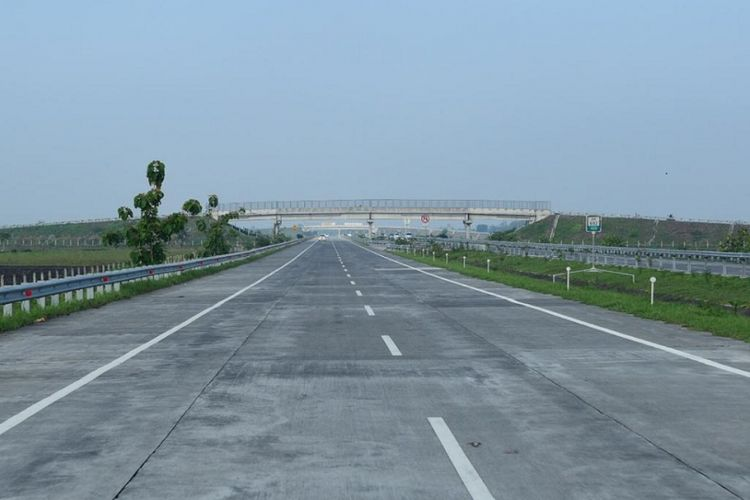
#> input picture gambar/road.jpeg, 750 x 500 px
$ python exc15_shape.py
#> lines starting #> are read from the running program, lines starting #| are printed output that depends on the picture; after the words box and inside, x2 and y2 are one past the last pixel; in counts of white or black regions, pixels touching at a corner belong together
import cv2
from matplotlib.pyplot import draw
import numpy as np
import math

"""
cv2.HoughLines(img, rho, theta, threshold, lines, srn, stn)
cv2.HoughLinesP(img, rho, theta, threshold, lines, minLinLength, maxLineGap) # for probabilistic
rho = the resolution of the parameter r in pixels, we use 1 pixel
theta = the resolution of the parameter 0 in radians, we use 1 degree (np.pi/180)
threshold = the minimum of intersection to detect a line
lines = a vector that will store the parameter (r, U) of the detected lines
minLinLength = the minimum numbers of points that can form a lin. Lines with less than this numberes of points are disregarded
maxLineGap = the maximum gap between two points to be considered in the same time
cv2.HoughCircles(img, mode, dp, min_dist_center, param1, param2, min_radius, max_radius)
mode = cv2.HOUGH_STANDARD, cv2.HOUGH_PROBABILISTIC, cv2.HOUGH_MULTI_SCALE, cv2.HOUGH_GRADIENT
dp = the inverse ratio of resolution (default 1)
min_dist_center = minimum distance between detected centers
param1 = upper threshold for the internal canny edge detector
param2 = threshold for center detection
min_radius = radius minimal to be detected, default 0
max_radius = radius maximal to be detected, default 0

"""

img1 = cv2.imread('gambar/road.jpeg')
#> img1 is the input picture: shape (500, 750, 3); mean B, G, R 161.8, 148.8, 127.5
img2 = cv2.imread('gambar/road2.jpeg')
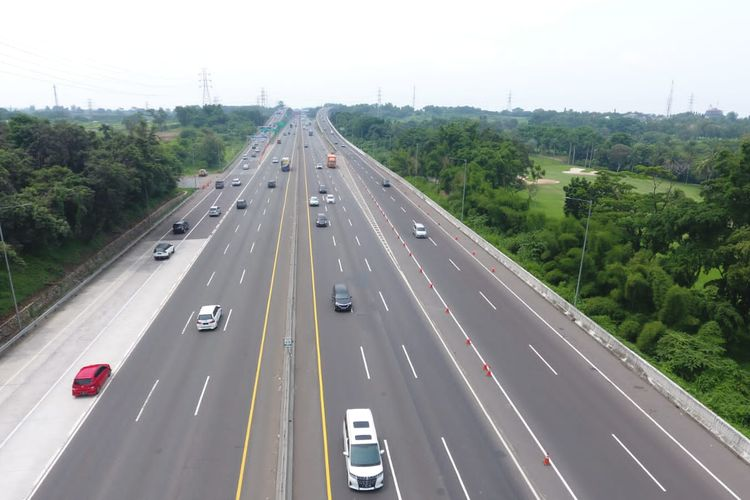
#> input picture gambar/road2.jpeg, 750 x 500 px
#> img2 is the input picture: shape (500, 750, 3); mean B, G, R 150, 153, 148.3
img3 = cv2.imread('gambar/mata/mata5.jpg')
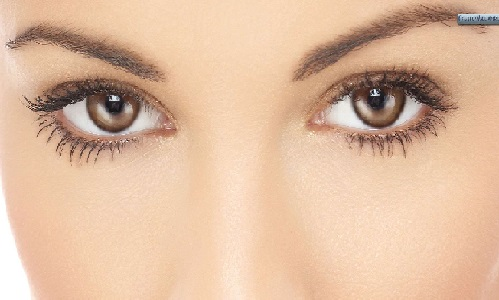
#> input picture gambar/mata/mata5.jpg, 499 x 300 px
#> img3 is the input picture: shape (300, 499, 3); mean B, G, R 159.9, 187.5, 222.8
img = img3
h, w, c = img.shape
#> h = 300; w = 499; c = 3
max_value = 300
default_value = 150
min_radius = 21
max_radius = 30
param1 = 200
param2 = 17
gray = cv2.cvtColor(img, cv2.COLOR_BGR2GRAY)
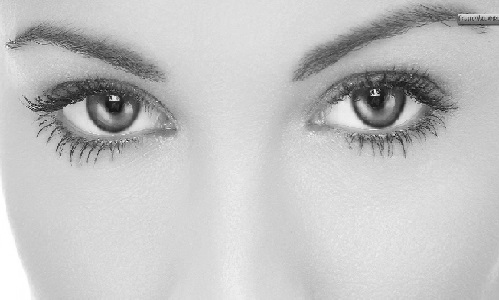
#> gray: shape (300, 499); min 1, max 255, mean 194.9
blur = cv2.GaussianBlur(gray, (5, 5), 0, 0)
edges = cv2.Canny(gray, 50, 200)
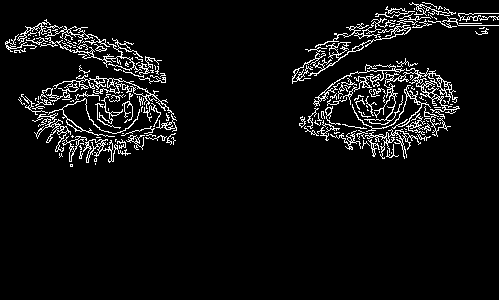
#> edges: shape (300, 499); 5.9% white in thin lines or dots, all inside (x1, y1, x2, y2) = (5, 2, 499, 167)
title_window_line = 'Transformasi hough garis'
title_window_circle = 'Transformasi hough lingkaran'
min_line_length = 100
max_line_gap = 20


# [107 lines left out: functions garisHough, fungsi_trackbar, probabilitasGarisHough, ngedraw_garis, fungsi_trackbar_minimal_panjang_garis, fungsi_trackbar_maximal_celah_garis and 6 more, not called in this run]


if __name__ == "__main__":
    while True:
        inputan = input("silahkan dipilih :\n1. garis hough\n2. menghitung kemungkinan garis hough\n3. lingkaran hough\ntekan 'apa aja' untuk keluar : ")

        if inputan == '1':
            garisHough()

        elif inputan == '2':
            probabilitasGarisHough()

        elif inputan == '3':
            lingkaranHough()

        else:
            break
